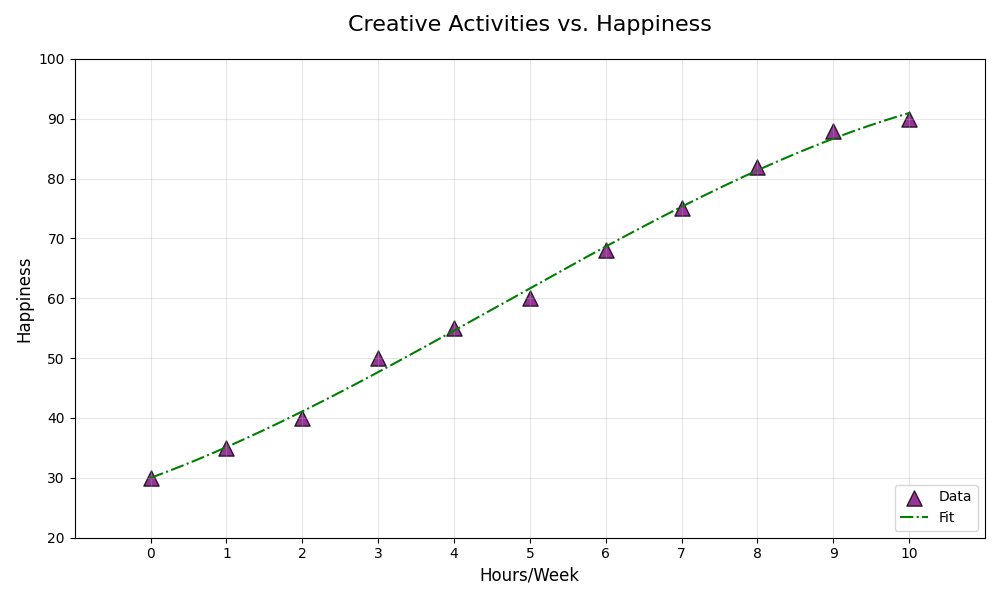

Source code (Python):
import matplotlib.pyplot as plt
import numpy as np
from scipy.optimize import curve_fit

creative_hours = np.array([0, 1, 2, 3, 4, 5, 6, 7, 8, 9, 10])
happiness_levels = np.array([30, 35, 40, 50, 55, 60, 68, 75, 82, 88, 90])

def cubic_fit(x, a, b, c, d):
    return a * x**3 + b * x**2 + c * x + d

cubic_params, _ = curve_fit(cubic_fit, creative_hours, happiness_levels)

hours_range = np.linspace(min(creative_hours), max(creative_hours), 300)
fitting_curve = cubic_fit(hours_range, *cubic_params)

plt.figure(figsize=(10, 6))
plt.scatter(creative_hours, happiness_levels, color='purple', marker='^', label='Data', alpha=0.8, edgecolors='k', s=120)
plt.plot(hours_range, fitting_curve, color='green', linestyle='-.', linewidth=1.5, label='Fit')

plt.title("Creative Activities vs. Happiness", fontsize=16, pad=20)
plt.xlabel("Hours/Week", fontsize=12)
plt.ylabel("Happiness", fontsize=12)
plt.legend(loc='lower right')
plt.grid(True, linestyle='-', alpha=0.3)
plt.xlim(min(creative_hours) - 1, max(creative_hours) + 1)
plt.ylim(20, 100)
plt.xticks(np.arange(0, 11, 1))
plt.yticks(np.arange(20, 101, 10))
plt.tight_layout()
plt.show()
